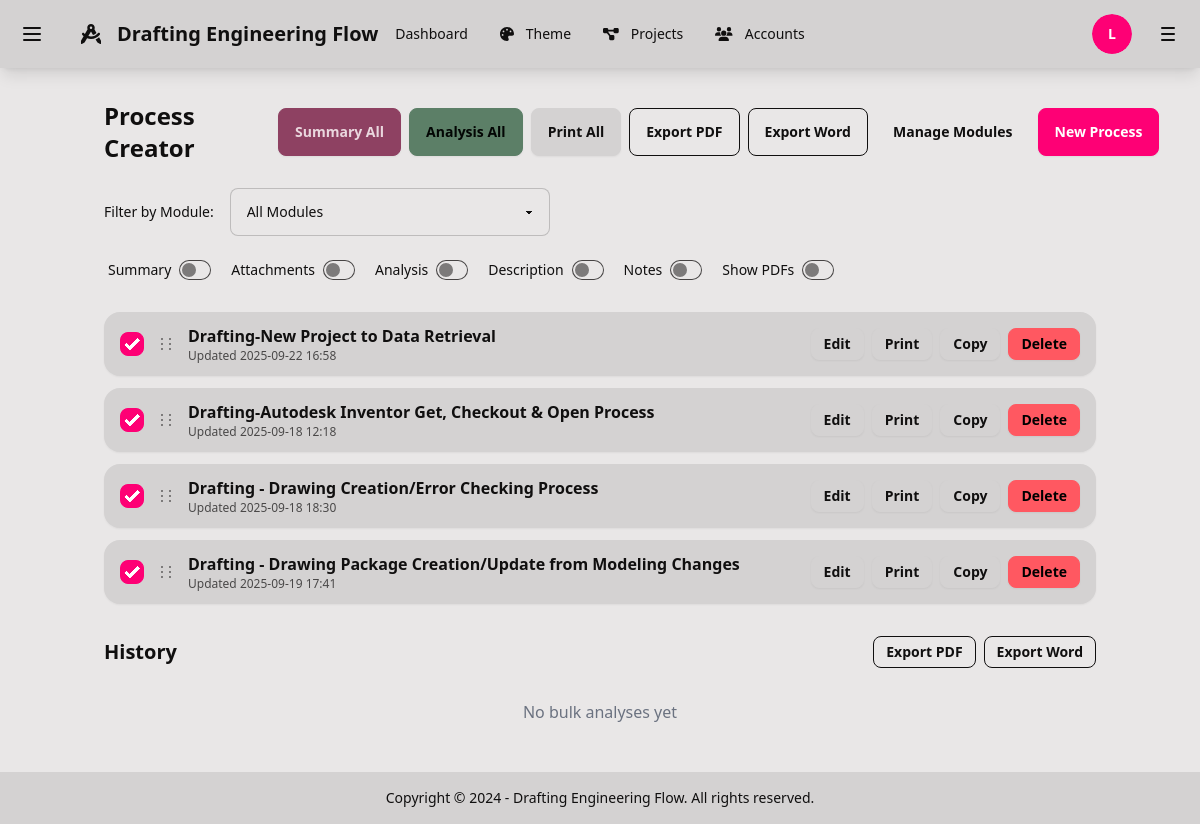
/process-creator/ (signed in), run on an earlier commit of the app's database.
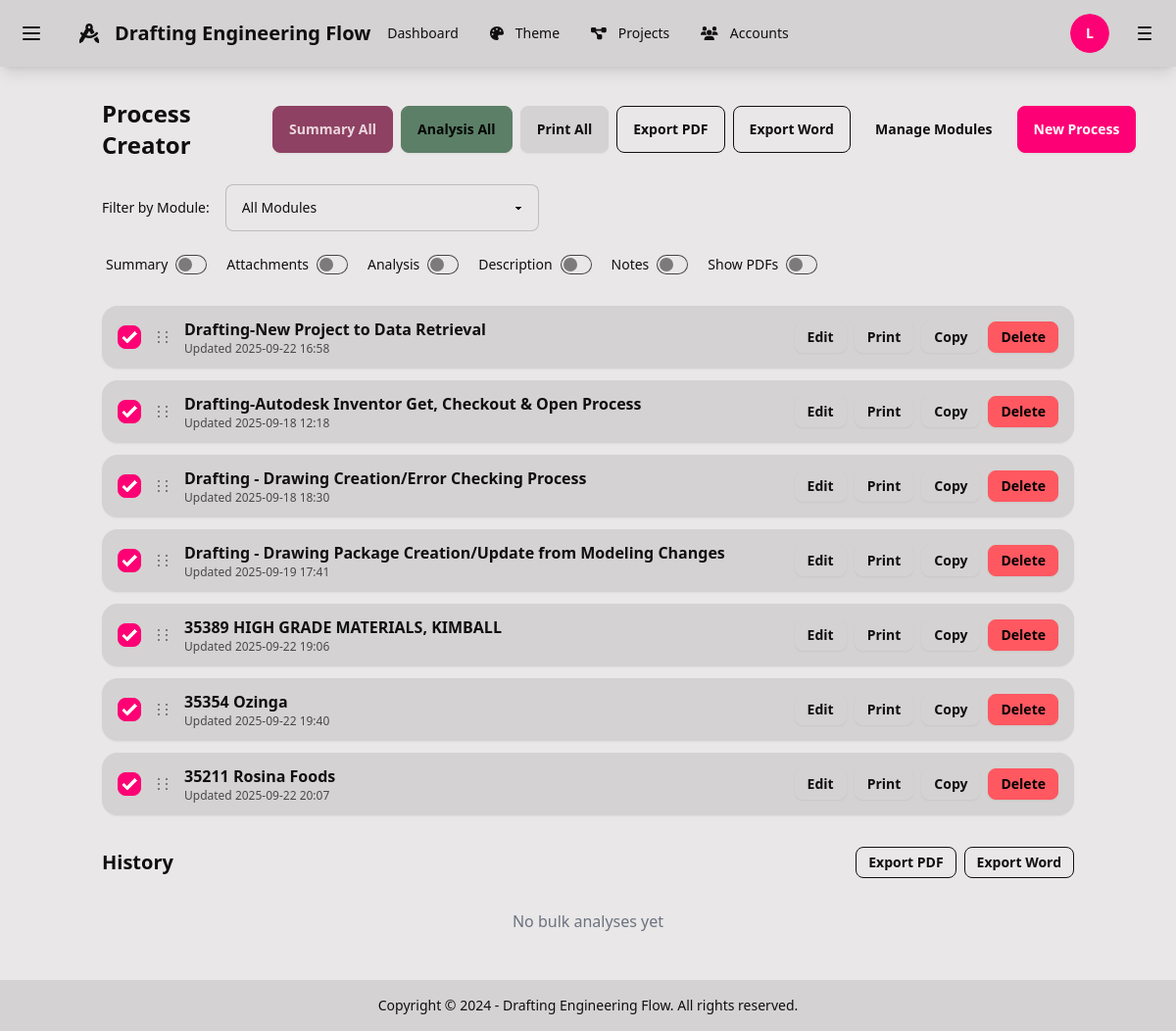
And on a later commit of the database.
### process_creator/models.py (models this page shows, shortened)
class Process(models.Model):
    name = models.CharField(max_length=255)
    module = models.ForeignKey(Module, on_delete=models.SET_NULL, null=True, blank=True, help_text="Module this process belongs to")
    order = models.PositiveIntegerField(default=1)
    summary = models.TextField(blank=True, help_text="Generated summary of the process")
    summary_instructions = models.TextField(
        blank=True,
        default="You are given a list of steps, bullet points, or fragmented notes. Your task is to transform them into a single professional, coherent paragraph. Do not repeat the steps as a list. Instead, weave them into smooth, natural prose that reads as if written by a skilled professional writer. Maintain accuracy, logical flow, and clarity. The output must always be a polished paragraph summary, never a bullet list.",
        help_text="Instructions for summary generation"
    )
    description = models.TextField(blank=True)
    notes = models.TextField(blank=True)
    analysis = models.TextField(blank=True, help_text="Generated analysis and improvement suggestions")
    analysis_instructions = models.TextField(
        blank=True,
        default="You are a senior operations analyst. You will receive a business process as input (steps, notes, and context). Produce a professional report titled \"Training Analysis\" that managers and frontline staff can act on.\nFollow these rules:\n- Write clearly and concisely; avoid jargon. Use confident, direct language.\n- Do NOT restate the steps as bullets. Summarize the process in flowing prose.\n- Use Markdown headings exactly as specified below.\n- Give specific, actionable recommendations with clear benefits and effort levels.\n- Where details are missing, make reasonable assumptions and state them briefly.\n=== INPUT START ===\n{PASTE PROCESS STEPS / NOTES / CONTEXT HERE}\n=== INPUT END ===\n=== OUTPUT FORMAT (Markdown) ===\n# Training Analysis\n## Executive Summary\nA 4–6 sentence overview of the process, the primary objective, the current state, and the most important recommended changes and expected benefits.\n## Process Narrative (Plain-Language Summary)\n6–10 sentences that narrate how the process works from start to finish. Use paragraph form only (no bullets). Emphasize flow, handoffs, tools used, approvals, and timing.\n## Assumptions\n- 2–5 short bullets listing key assumptions you made due to missing information.\n## Strengths\n- 4–8 bullets. Each bullet: what works well + why it matters (impact on quality, speed, cost, compliance, safety, or CX).\n## Weaknesses\n- 4–8 bullets. Each bullet: the issue + consequence (e.g., rework, delays, risk, cost).\n## Improvement Opportunities — Current System (No new software)\nProvide 5–10 specific, low-friction changes using existing tools, roles, and policies. For each item, use this format in one bullet:\n- **[Title]** — What to change (1–2 sentences). **Benefit:** expected outcome with a measurable indicator (e.g., \"reduce cycle time by ~15%\"). **Effort:** Low/Med/High. **Owner:** role. **Risk/Mitigation:** brief.\n## Immediate Application-Level Enhancements (Quick to implement in an app/workflow)\nProvide 3–7 changes that can be implemented quickly via simple configuration, scripts, forms, validations, templates, or notifications. For each item, use the same format:\n- **[Title]** — What to implement (1–2 sentences). **Benefit:** measurable. **Effort:** Low/Med/High. **Owner:** role. **Risk/Mitigation:** brief.\n## Implementation Roadmap\nOrganize recommendations into phases with rationale:\n- **Now (0–30 days):** 3–6 highest-ROI, low-effort actions.\n- **Next (30–90 days):** 3–6 medium-effort actions that compound earlier gains.\n- **Later (90+ days):** 2–4 higher-effort changes that deliver strategic value.\n## Metrics & Monitoring\nList 4–8 KPIs with target direction and cadence. For each KPI: **Name**, **Target/Direction**, **Data Source**, **Review Cadence** (e.g., weekly), **Owner**.\n## Risks & Mitigations\n3–6 material risks across people/process/tech/compliance and how to mitigate each.\n## Final Recommendation\nA 4–6 sentence closing paragraph summarizing the case for change, expected benefits, and the immediate next steps.\n=== STYLE GUARDRAILS ===\n- Professional tone. Tight sentences. No filler, no hype.\n- Use paragraph form for the narrative sections; bullets only where specified.\n- Quantify benefits or ranges when plausible. Avoid vague claims.\n- Do not include meta-commentary or instructions in the output.",
        help_text="Instructions for process analysis"
    )
    created_at = models.DateTimeField(auto_now_add=True)
    updated_at = models.DateTimeField(auto_now=True)
    last_ai_update = models.DateTimeField(null=True, blank=True, help_text="Last time summary or analysis was updated")
    class Meta:
        ordering = ["order", "name"]

### process_creator/views.py (the view)
# urls.py: path("", views.process_list, name="list"),
@login_required
@require_app_access('process_creator', action='view')
def process_list(request):
    modules = Module.objects.all()
    selected_module_id = request.GET.get('module')
    selected_module = None
    if selected_module_id:
        try:
            selected_module = Module.objects.get(id=selected_module_id)
            processes = Process.objects.filter(module=selected_module).order_by('order', 'name')
        except Module.DoesNotExist:
            processes = Process.objects.all().order_by('order', 'name')
    else:
        processes = Process.objects.all().order_by('order', 'name')
    return render(request, "process_creator/list.html", {
        "processes": processes,
        "modules": modules,
        "selected_module": selected_module
    })

### process_creator/templates/process_creator/list.html (shortened to what this page needs)
{% extends 'base.html' %}
{% block content %}
<div class="flex items-center justify-between mb-6">
  <h1 class="text-2xl font-bold">Process Creator</h1>
  <div class="flex gap-2">
    <button id="summary-all" class="btn btn-secondary">Summary All</button>
    <button id="analyze-all" class="btn btn-accent">Analysis All</button>
    <button id="print-all" class="btn">Print All</button>
    <button id="export-pdf-all" class="btn btn-outline">Export PDF</button>
    <button id="export-word-all" class="btn btn-outline">Export Word</button>
    <a href="{% url 'process_creator:module_manage' %}" class="btn btn-ghost">Manage Modules</a>
    <a href="{% url 'process_creator:create' %}" class="btn btn-primary">New Process</a>
  </div>
  </div>
<div class="mb-6">
  <div class="flex items-center gap-4 flex-wrap">
    <label for="module-filter" class="text-sm font-medium">Filter by Module:</label>
    <select id="module-filter" class="select select-bordered w-full max-w-xs">
      <option value="">All Modules</option>
    </select>
    <div class="flex items-center gap-3">
      <label class="label cursor-pointer gap-2"><span class="label-text">Summary</span><input id="toggle-summary-all" type="checkbox" class="toggle toggle-sm" /></label>
      <label class="label cursor-pointer gap-2"><span class="label-text">Attachments</span><input id="toggle-attachments-all" type="checkbox" class="toggle toggle-sm" /></label>
      <label class="label cursor-pointer gap-2"><span class="label-text">Analysis</span><input id="toggle-analysis-all" type="checkbox" class="toggle toggle-sm" /></label>
      <label class="label cursor-pointer gap-2"><span class="label-text">Description</span><input id="toggle-description-all" type="checkbox" class="toggle toggle-sm" /></label>
      <label class="label cursor-pointer gap-2"><span class="label-text">Notes</span><input id="toggle-notes-all" type="checkbox" class="toggle toggle-sm" /></label>
      <label class="label cursor-pointer gap-2"><span class="label-text">Show PDFs</span><input id="toggle-pdfs-all" type="checkbox" class="toggle toggle-sm" /></label>
    </div>
  </div>
</div>
<div id="process-list" class="grid gap-3">
  {% for p in processes %}
    <div class="card bg-base-200 shadow-sm" data-id="{{ p.id }}">
      <div class="card-body py-3 px-4">
        <div class="flex items-center justify-between gap-3">
          <div class="flex items-center gap-3">
            <input type="checkbox" class="select-item checkbox checkbox-primary" checked />
            <span class="drag cursor-grab text-base-content/60" title="Drag to reorder" aria-label="Drag to reorder">
              <svg xmlns="http://www.w3.org/2000/svg" viewBox="0 0 20 20" fill="currentColor" class="h-5 w-5">
                <path d="M7 5a1 1 0 1 1-2 0 1 1 0 0 1 2 0Zm8 0a1 1 0 1 1-2 0 1 1 0 0 1 2 0ZM7 10a1 1 0 1 1-2 0 1 1 0 0 1 2 0Zm8 0a1 1 0 1 1-2 0 1 1 0 0 1 2 0ZM7 15a1 1 0 1 1-2 0 1 1 0 0 1 2 0Zm8 0a1 1 0 1 1-2 0 1 1 0 0 1 2 0Z"/>
              </svg>
            </span>
            <div>
              <div class="font-semibold">{{ p.name }}</div>
              <div class="text-xs opacity-70">Updated {{ p.updated_at|date:'Y-m-d H:i' }}</div>
            </div>
          </div>
          <div class="flex gap-2">
            <a class="btn btn-sm" href="{% url 'process_creator:edit' p.id %}">Edit</a>
            <a class="btn btn-sm" href="{% url 'process_creator:print' p.id %}" target="_blank">Print</a>
            <button class="btn btn-sm" onclick="copyProcess({{ p.id }})">Copy</button>
            <a class="btn btn-sm btn-error" href="{% url 'process_creator:delete' p.id %}">Delete</a>
          </div>
        </div>
      </div>
    </div>
  {% empty %}
    <div class="alert">No processes yet. Create one to get started.</div>
  {% endfor %}
</div>
        <div class="mt-8">
            <div class="flex items-center justify-between mb-4">
                <h2 class="text-xl font-bold">History</h2>
                <div class="flex gap-2">
                    <button id="export-history-pdf" class="btn btn-outline btn-sm">Export PDF</button>
                    <button id="export-history-word" class="btn btn-outline btn-sm">Export Word</button>
                </div>
            </div>
            <div id="analysis-history" class="space-y-3">
            </div>
        </div>
{% endblock %}

### templates/base.html (shortened to what this page needs)
<!DOCTYPE html>
<html lang="en" data-theme="{{ current_theme|default:'corporate' }}">
<head>
    <script src="https://cdn.tailwindcss.com"></script>
    <link href="https://cdn.jsdelivr.net/npm/daisyui@4.12.10/dist/full.min.css" rel="stylesheet" type="text/css" />
</head>
<body class="bg-base-100">
    <div class="drawer">
        <div class="drawer-content">
            <div class="drawer drawer-end">
                <div class="drawer-content">
                    <div class="navbar bg-base-200 shadow-lg">
                        <div class="navbar-start gap-2">
                            <label for="left-drawer" class="btn btn-ghost btn-square" aria-label="Open left menu">
                                <svg xmlns="http://www.w3.org/2000/svg" class="h-6 w-6" fill="none" viewBox="0 0 24 24" stroke="currentColor"><path stroke-linecap="round" stroke-linejoin="round" stroke-width="2" d="M4 6h16M4 12h16M4 18h16" /></svg>
                            </label>
                            <a class="btn btn-ghost text-xl hidden sm:flex" href="{% url 'home' %}">
                                <i class="fas fa-drafting-compass mr-2"></i>
                                Drafting Engineering Flow
                            </a>
                        </div>
                        <div class="navbar-center hidden lg:flex">
                            <ul class="menu menu-horizontal px-1">
                                {% if 'main' in user_accessible_apps %}
                                    <li><a href="{% url 'home' %}" class="{% if request.resolver_match.url_name == 'home' %}active{% endif %}">Dashboard</a></li>
                                {% endif %}
                                {% if 'theme' in user_accessible_apps and allow_user_themes %}
                                    <li><a href="{% url 'theme:selector' %}" class="{% if request.resolver_match.url_name == 'selector' %}active{% endif %}">
                                        <i class="fas fa-palette mr-1"></i>Theme
                                    </a></li>
                                {% endif %}
                                {% if 'project' in user_accessible_apps %}
                                    <li><a href="#" class="{% if 'project' in request.resolver_match.namespace %}active{% endif %}">
                                        <i class="fas fa-project-diagram mr-1"></i>Projects
                                    </a></li>
                                {% endif %}
                                {% if 'account' in user_accessible_apps %}
                                    <li><a href="#" class="{% if 'account' in request.resolver_match.namespace %}active{% endif %}">
                                        <i class="fas fa-users mr-1"></i>Accounts
                                    </a></li>
                                {% endif %}
                            </ul>
                        </div>
                        <div class="navbar-end gap-1 sm:gap-2">
                            {% if user.is_authenticated %}
                                <div class="dropdown dropdown-end">
                                    <div tabindex="0" role="button" class="btn btn-ghost btn-circle avatar">
                                        <div class="w-8 h-8 sm:w-10 sm:h-10 rounded-full">
                                            <div class="bg-primary text-primary-content rounded-full w-8 h-8 sm:w-10 sm:h-10 flex items-center justify-center text-xs sm:text-sm">
                                                {{ user.username|first|upper }}
                                            </div>
                                        </div>
                                    </div>
                                </div>
                            {% else %}
                                <a class="btn btn-primary btn-sm sm:btn-md" href="{% url 'admin:login' %}">Login</a>
                            {% endif %}
                            <label for="right-drawer" class="btn btn-ghost btn-square" aria-label="Open right menu">
                                <svg xmlns="http://www.w3.org/2000/svg" class="h-5 w-5 sm:h-6 sm:w-6" fill="none" viewBox="0 0 24 24" stroke="currentColor"><path stroke-linecap="round" stroke-linejoin="round" stroke-width="2" d="M6 6h12M6 12h12M6 18h12" /></svg>
                            </label>
                        </div>
                    </div>
                    <main class="container mx-auto px-4 py-8">
                        {% block content %}{% endblock %}
                    </main>
                    <footer class="footer footer-center p-4 bg-base-200 text-base-content">
                        <aside>
                            <p>Copyright © 2024 - Drafting Engineering Flow. All rights reserved.</p>
                        </aside>
                    </footer>
                </div>
                <div class="drawer-side">
                    <label for="right-drawer" aria-label="close sidebar" class="drawer-overlay"></label>
                </div>
            </div>
        </div>
        <div class="drawer-side">
            <label for="left-drawer" aria-label="close sidebar" class="drawer-overlay"></label>
        </div>
    </div>
</body>
</html>

What changed in the data, as far as the page shows it:
added Process: name "35389 HIGH GRADE MATERIALS, KIMBALL", updated_at "2025-09-22 19:06"
added Process: name "35354 Ozinga", updated_at "2025-09-22 19:40"
added Process: name "35211 Rosina Foods", updated_at "2025-09-22 20:07"
